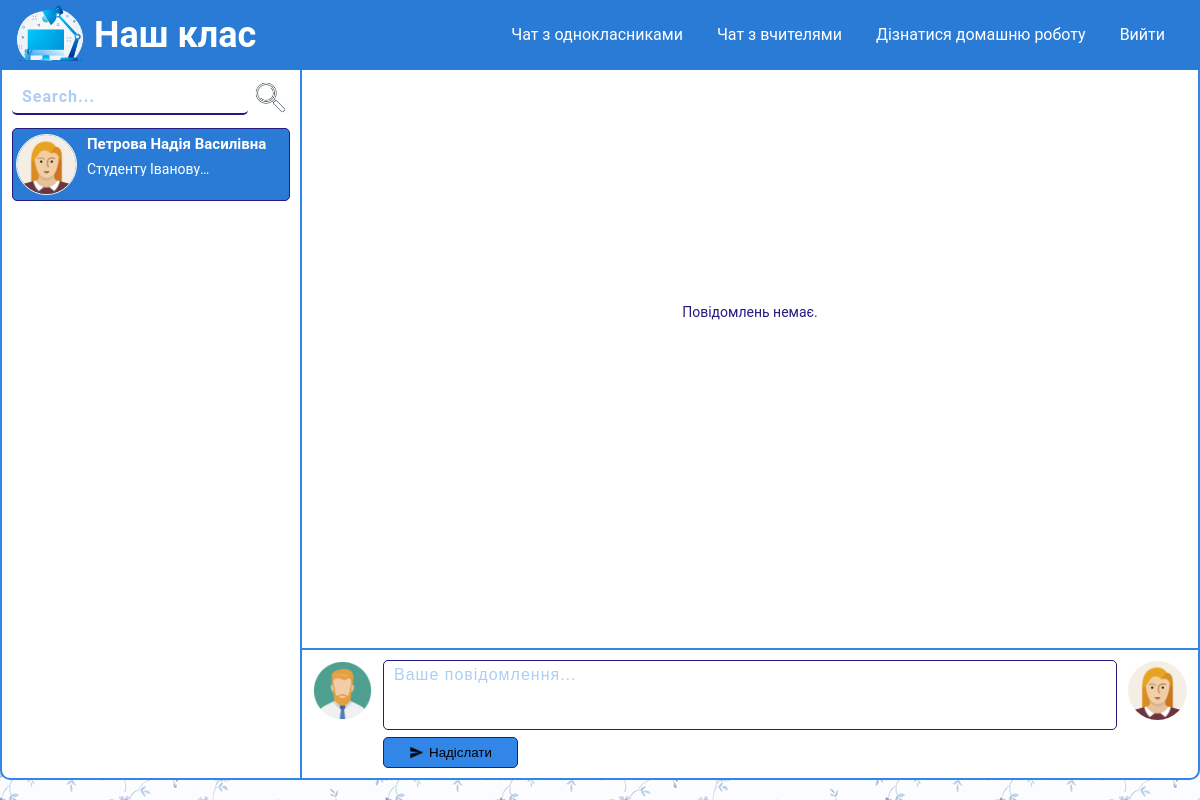
Page /pages/teacher-chat.php?chat_id=4 (signed in) on the earlier database version.
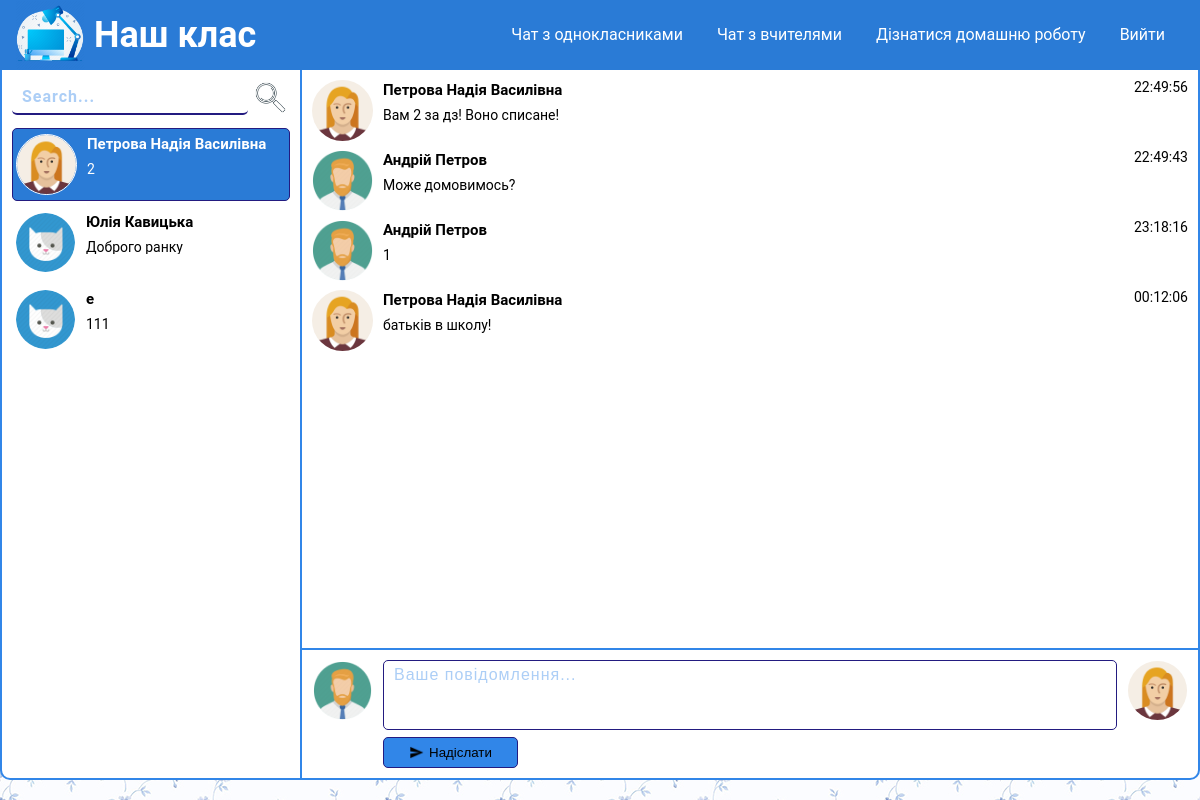
Same page on the later database version.
### tables this page shows
CREATE TABLE `contacts` (
  `id` int(11) NOT NULL,
  `name` varchar(255) NOT NULL,
  `user_status` int(20) NOT NULL,
  `image` varchar(255) NOT NULL,
  `phone` varchar(255) NOT NULL,
  `about` text NOT NULL,
  `login` varchar(255) NOT NULL,
  `password` varchar(255) NOT NULL,
  `last_message` text NOT NULL,
  `time` time NOT NULL DEFAULT current_timestamp(),
  `subject` varchar(100) NOT NULL
);

CREATE TABLE `messages` (
  `id` int(11) NOT NULL,
  `sender_id` int(11) NOT NULL,
  `recipient_id` int(11) NOT NULL,
  `message` text NOT NULL,
  `time` time NOT NULL DEFAULT current_timestamp()
);

### modules/message-block.php (the view)
<ul>
	<?php
	include $_SERVER['DOCUMENT_ROOT'] . "/configs/db.php";
		if(isset($_GET["chat_id"]) || isset($recipient)){
			if(isset($_COOKIE["student"])){
				$user = $_COOKIE["student"];
			}else{
				$user = $_COOKIE["teacher"];
			}
			if(isset($recipientUserId)){
				$recipient = $recipientUserId;
			}else if(isset($_GET["chat_id"])){
				$recipient = $_GET["chat_id"];
			}
			if((isset($_GET["chat_id"]) && $_GET["chat_id"] == 1) || (isset($recipient) && $recipient == 1)){
				$chatSql = "SELECT * FROM messages WHERE recipient_id = 1";
			}else{
				$chatSql = "SELECT * FROM messages WHERE sender_id = " . $user . " AND recipient_id = " . $recipient .
			" OR sender_id = " . $recipient . " AND recipient_id = " . $user;
			}
			$chatResult = $connect -> query($chatSql);
			$chatQuantity = mysqli_num_rows($chatResult);
			if($chatQuantity > 0){
				while($message = mysqli_fetch_assoc($chatResult)){
					$avatarSql = "SELECT * FROM contacts WHERE id = " . $message["sender_id"];
					$avatatResult = $connect -> query($avatarSql);
					$findUser = mysqli_fetch_assoc($avatatResult);
					?>
						<li>
							<a class="avatar" href="<?php if(stristr($_SERVER['REQUEST_URI'],  '/pages/teacher-chat.php')){ echo "/pages/teacher-chat.php?user_id=" . $findUser["id"];  }else{ echo "/pages/child-chat.php?user_id=" . $findUser["id"]; } ?>">
								<img src="<?php if($findUser["image"] == ""){ echo "/images/not-find.png"; }else{ echo $findUser["image"]; }  ?>" alt="user">
							</a>
							<div id="infos-chat">
								<h2><?php echo $findUser["name"]  ?></h2>
								<p><?php echo $message["message"] ?></p>
							</div>
							<div class="time"><?php echo $message["time"] ?></div>
						</li>
					<?php
				}
			}else{
				echo "<h2 class=\"chose-contact\">Повідомлень немає.</h2>";
			}
		}else{
			echo "<h2 class=\"chose-contact\">Чат не обрано. Оберіть користувача зі списку чатів...</h2>";
		}
	?>
</ul>

### pages/teacher-chat.php (shortened to what this page needs)
<?php
	include $_SERVER['DOCUMENT_ROOT'] . "/configs/db.php";
?>
<!DOCTYPE html>
<html lang="en">
<head>
	<link rel="stylesheet" type="text/css" href="/style/style.css">
	<link rel="stylesheet" type="text/css" href="/style/chat.css">
</head>
<body>
	<?php
		include $_SERVER['DOCUMENT_ROOT'] . "/pice-of-site/header.php";
	?>
	<main>
		<div id="content">
			<aside id="users">
			<form method="POST" id="search" action="http://class.local/modules/sql-find-user.php">
					<input type="text" name="find-user" placeholder="Search...">
					<button type="submit" name="find">
						<img src="/images/search.png" alt="search">
					</button >
				</form>
				<div id="chat-list">
					<?php include $_SERVER['DOCUMENT_ROOT'] . "/modules/chats-block.php" ?>
				</div>
				</aside>
			<section id="message-story">
				<div id="messages">
					<?php
					include $_SERVER['DOCUMENT_ROOT'] . "/modules/message-block.php";
					?>
				</div>
				<?php
				if(isset($_GET["chat_id"])){
					$recipiendSql = "SELECT * FROM contacts WHERE id=" . $_GET["chat_id"];
					$recipientResult = $connect -> query($recipiendSql);
					$recipient = mysqli_fetch_assoc($recipientResult);
					if(isset($_COOKIE["student"])){
						$findUserSql = "SELECT * FROM contacts WHERE id=" . $_COOKIE["student"];
					}else{
						$findUserSql = "SELECT * FROM contacts WHERE id=" . $_COOKIE["teacher"];
					}
					$findResult = $connect -> query($findUserSql);
					$user = mysqli_fetch_assoc($findResult);
					?>
					<form id="send-form" method="POST" action="http://class.local/modules/show-chat.php">
						<div class="avatar">
							<img src="<?php if($user["image"] == ""){ echo "/images/not-find.png"; }else{ echo $user["image"]; } ?>" alt="user">
						</div>
						<div class="main-form">
							<textarea name="message" id="text-message" placeholder="Ваше повідомлення..."></textarea>
							<button type="send"> <img src="/images/send.png" alt="">Надіслати</button>
						</div>
						<div class="avatar">
							<img src="<?php if($recipient["image"] == ""){ echo "/images/not-find.png"; }else{ echo $recipient["image"]; } ?>" alt="user">
						</div>
					</form>
					<?php
				}
				?>
			</section>
		</div>
	</main>
</body>
</html>

### pice-of-site/header.php
<header class="header">
	<a href="/" id="logo">
		<img src="/images/ic.png" alt="logo">
		<span>
			<b>Наш клас</b>
		</span>
	</a>
	<div class="menu">
		<?php
			if(isset($_COOKIE["teacher"])){
		?>
				<a href="/pages/admin-rating.php">Оцінки</a>
				<a href="/pages/admin-homework.php">Домашнє завдання</a>
				<a href="/pages/teacher-chat.php">Чат з учнями</a>
				<a href="/log-out.php">Вийти</a>
		<?php
			}elseif(isset($_COOKIE["student"])){
		?>
				<a href="/pages/child-chat.php">Чат з однокласниками</a>
				<a href="/pages/teacher-chat.php">Чат з вчителями</a>
				<a href="/pages/homework.php">Дізнатися домашню роботу</a>
				<a href="/log-out.php">Вийти</a>
		<?php
			}else{
		?>
				<a href="/registration.php">Зареєструватися</a>
				<a href="/log-in.php">Увійти</a>
		<?php
			}
		?>
	</div>
</header>

### modules/chats-block.php
<ul id="replace">
<?php
	include $_SERVER['DOCUMENT_ROOT'] . "/configs/db.php";
	if(isset($_COOKIE["teacher"])){
		$findUser = $_COOKIE["teacher"];
		if(isset($chat) && $nameChat ==  'teacher'){
			$chatsSql = "SELECT * FROM contacts WHERE name LIKE '%" . $chat . "%' AND user_status=0";
		}else{
			$chatsSql = "SELECT * FROM contacts WHERE user_status = 0";
		}
	}else{
		$findUser = $_COOKIE["student"];
		if(isset($chat) && $nameChat ==  'child'){
			$chatsSql = "SELECT * FROM contacts WHERE name LIKE '%" . $chat . "%' AND user_status=0";
		}else if(isset($chat) && $nameChat ==  'student'){
			$chatsSql = "SELECT * FROM contacts WHERE name LIKE '%" . $chat . "%' AND user_status=1";
		}else if(stristr($_SERVER['REQUEST_URI'],  '/pages/child-chat.php')){
			$chatsSql = "SELECT * FROM contacts WHERE user_status = 0";
		}else if(stristr($_SERVER['REQUEST_URI'],  '/pages/teacher-chat.php')){
			$chatsSql = "SELECT * FROM contacts WHERE user_status = 1";
		}
	}
	$chatResult = mysqli_query($connect, $chatsSql);
	if(mysqli_num_rows($chatResult) != 0){
		while($user = mysqli_fetch_assoc($chatResult)){
			?>
			<li <?php if(isset($_GET["chat_id"]) && $_GET["chat_id"] == $user["id"]){ echo "class='active-chat'"; } ?>>
				<a class="avatar" href="<?php if(stristr($_SERVER['REQUEST_URI'],  '/pages/teacher-chat.php')){ echo "/pages/teacher-chat.php?user_id=" . $user["id"];  }else{ echo "/pages/child-chat.php?user_id=" . $user["id"]; } ?>">
					<img src="<?php if($user["image"] == ""){ echo "/images/not-find.png"; }else{ echo $user["image"]; }  ?>" alt="user">
				</a>
				<a id="infos-chat" href="<?php if(stristr($_SERVER['REQUEST_URI'],  '/pages/teacher-chat.php') || (isset($nameChat) && $nameChat ==  'teacher')){ echo "/pages/teacher-chat.php?chat_id=" . $user["id"];  }else{ echo "/pages/child-chat.php?chat_id=" . $user["id"]; } ?>">
					<h2><?php if($user["id"] == $findUser){ echo "Мої нотатки"; }else{ echo $user["name"]; }  ?></h2>
					<p><?php if($user["id"] == $findUser){ echo ""; }else{ echo $user["last_message"]; }  ?></p>
				</a>
			</li>
			<?php
		}
	}else{
		echo "<h2 class=\"chose-contact\">Пошук не дав результатів.</h2>";
	}
?>
</ul>

### style/style.css (style rules this page uses)
* { padding: 0; margin: 0; border: 0; }
*, *:before, *:after { -moz-box-sizing: border-box; -webkit-box-sizing: border-box; box-sizing: border-box; }
nav, footer, header, aside { display: block; }
html, body { height: 100%; width: 100%; font-size: 100%; line-height: 1; font-size: 14px; -ms-text-size-adjust: 100%; -moz-text-size-adjust: 100%; -webkit-text-size-adjust: 100%; }
textarea { resize: none; }
button { cursor: pointer; }
a, a:visited { text-decoration: none; }
ul li { list-style: none; }
img { vertical-align: top; }
h1, h2, h3, h4, h5, h6 { font-size: inherit; font-weight: 400; }
body, input, input::placeholder, select, option { font-family: "Roboto", sans-serif; }
.header, footer { width: 100%; height: 70px; background: #2a7bd6; display: flex; color: #fff; justify-content: space-between; }
.header a, footer a { display: inline-block; color: #fff; line-height: 70px; padding: 0px 15px; transition: 0.5s; }
.header #logo, footer #logo { color: #fff; font-size: 36px; line-height: 70px; }
.header img, footer img { height: 70px; }
.header .menu, footer .menu { line-height: 70px; font-size: 16px; margin: 0px 20px 0px 0px; }
.chose-contact { color: #231b80; text-align: center; margin-top: 235px; }

Differences in the rows shown:
changed contacts "Петрова Надія Василівна": last_message "Студенту Іванову…" → "2"
added contacts: name "Юлія Кавицька", last_message "Доброго ранку"
added contacts: name "e", last_message "111"
added messages: contacts.image (picture), contacts.name "Петрова Надія Василівна", message "Вам 2 за дз! Воно списане!", time "22:49:56"
added messages: contacts.image (picture), contacts.name "Андрій Петров", message "Може домовимось?", time "22:49:43"
added messages: contacts.image (picture), contacts.name "Андрій Петров", message "1", time "23:18:16"
added messages: contacts.image (picture), contacts.name "Петрова Надія Василівна", message "батьків в школу!", time "00:12:06"
Other differences:
text no longer shown: "Повідомлень немає."
